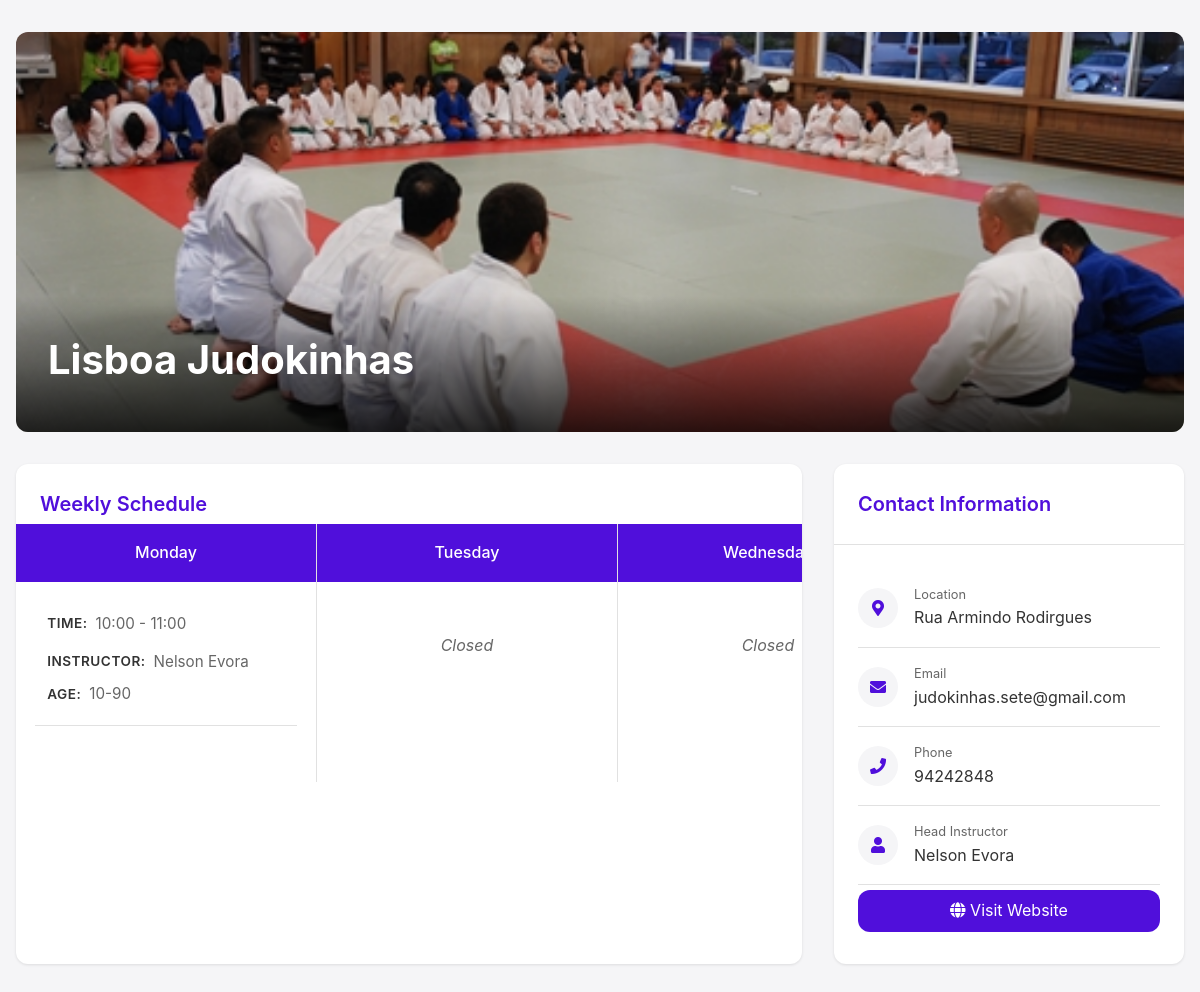
/dojo_details?dojo_id=2, run on the app's committed database.
### tables this page shows
CREATE TABLE dojos(
        id INTEGER PRIMARY KEY AUTOINCREMENT,
        name TEXT NOT NULL,
        address TEXT,
        city TEXT,
        website TEXT,
        phone TEXT,
        email TEXT,
        sensei_path TEXT,
        athletes_path TEXT,
        image_path TEXT,
        price_per_month TEXT,
        head_instructor TEXT,
        latitude REAL,
        longitude REAL,
        created_at DATETIME DEFAULT CURRENT_TIMESTAMP
    );

CREATE TABLE schedules (
            id INTEGER PRIMARY KEY AUTOINCREMENT,
            dojo_id INTEGER NOT NULL,
            day_of_week TEXT NOT NULL,
            start_time TIME NOT NULL,
            end_time TIME NOT NULL,
            instructor TEXT,
            competition_only BOOLEAN,
            age_range TEXT,
            FOREIGN KEY (dojo_id) REFERENCES dojos(id) ON DELETE CASCADE
        );

### app.py (the view)
@app.route('/dojo_details',methods=['GET'])
def dojo_details():
    dojo_id = request.args.get('dojo_id')
    dojo_details,schedules = get_dojo_details_with_schedules(dojo_id)
    print("Test:",dojo_details)
    return render_template('dojo_details.html',dojo_details=dojo_details,schedules=schedules)

### app.py (called while the page is built)
def get_dojo_details_with_schedules(dojo_id):
    conn = sqlite3.connect('./DB/dojo_listings.db')
    cursor = conn.cursor()
    cursor.execute('''
        SELECT d.name, d.address, d.website, d.email, d.sensei_path, d.image_path, d.phone, d.head_instructor,
               s.day_of_week, s.start_time, s.end_time, s.instructor, s.competition_only, s.age_range
        FROM dojos d
        LEFT JOIN schedules s ON d.id = s.dojo_id
        WHERE d.id = ?
    ''', (dojo_id,))
    results = cursor.fetchall()
    conn.close()
    if results:
        dojo_details = results[0][:8]  # First 9 fields are dojo details
        schedules = [result[8:] for result in results if result[8] is not None]  # Remaining fields are schedules
        return dojo_details, schedules
    else:
        return None, []

### templates/dojo_details.html (shortened to what this page needs)
<!DOCTYPE html>
<html lang="en">
<head>
    <link rel="stylesheet" href="https://cdnjs.cloudflare.com/ajax/libs/font-awesome/5.15.4/css/all.min.css">
</head>
<body>
    <div class="container">
        <div class="hero">
            <img class="hero-image" src="{{dojo_details[5]}}" alt="{{dojo_details[0]}}">
            <div class="hero-overlay">
                <h1 class="dojo-name">{{dojo_details[0]}}</h1>
            </div>
        </div>
        <div class="content">
            <div class="card">
                <div class="card-header">
                    <h2 class="card-title">Weekly Schedule</h2>
                </div>
                <div class="schedule-grid-container">
                    <div class="schedule-grid">
                        {% for day in ['Monday', 'Tuesday', 'Wednesday', 'Thursday', 'Friday', 'Saturday', 'Sunday'] %}
                        <div class="day-column">
                            <div class="day-header">{{day}}</div>
                            <div class="day-content">
                                {% set day_schedule = [] %}
                                {% if day_schedule %}
                                    {% for schedule in day_schedule %}
                                    <div class="class-item">
                                        <div class="class-info">
                                            <div class="class-time">
                                                <span class="label">Time:</span>
                                                <span class="value">{{schedule[1]}} - {{schedule[2]}}</span>
                                            </div>
                                            <div class="instructor-container">
                                                <span class="label">Instructor:</span>
                                                <span class="value">{{schedule[3]}}</span>
                                            </div>
                                            <div class="age-container">
                                                <span class="label">Age:</span>
                                                <span class="value">{{schedule[5]}}</span>
                                            </div>
                                        </div>
                                    </div>
                                    {% endfor %}
                                {% else %}
                                    <div class="closed">Closed</div>
                                {% endif %}
                            </div>
                        </div>
                        {% endfor %}
                    </div>
                </div>
            </div>
            <div class="card">
                <div class="card-header">
                    <h2 class="card-title">Contact Information</h2>
                </div>
                <div class="contact-list">
                    <div class="contact-item">
                        <div class="contact-icon">
                            <i class="fas fa-map-marker-alt"></i>
                        </div>
                        <div class="contact-text">
                            <div class="contact-label">Location</div>
                            <a href="https://www.google.com/maps/search/?api=1&query={{dojo_details[1]|urlencode}}"
                               target="_blank"
                               class="contact-link">
                                {{dojo_details[1]}}
                            </a>
                        </div>
                    </div>
                    <div class="contact-item">
                        <div class="contact-icon">
                            <i class="fas fa-envelope"></i>
                        </div>
                        <div class="contact-text">
                            <div class="contact-label">Email</div>
                            <a href="mailto:{{dojo_details[3]}}" class="contact-link">
                                {{dojo_details[3]}}
                            </a>
                        </div>
                    </div>
                    <div class="contact-item">
                        <div class="contact-icon">
                            <i class="fas fa-phone"></i>
                        </div>
                        <div class="contact-text">
                            <div class="contact-label">Phone</div>
                            {{dojo_details[6]}}
                        </div>
                    </div>
                    <div class="contact-item">
                        <div class="contact-icon">
                            {% if dojo_details[4] %}
                                <img src="{{ dojo_details[4] }}" alt="Head Instructor" style="width: 100%; height: 100%; border-radius: 50%; object-fit: cover;">
                            {% else %}
                                <i class="fas fa-user"></i>
                            {% endif %}
                        </div>
                        <div class="contact-text">
                            <div class="contact-label">Head Instructor</div>
                            {{dojo_details[7]}}
                        </div>
                    </div>
                    <a href="{{dojo_details[2]}}" class="website-btn">
                        <i class="fas fa-globe"></i> Visit Website
                    </a>
                </div>
            </div>
        </div>
    </div>
</body>
</html>

### templates/dojo_details.html (style rules this page uses)
:root { --primary-color: #500FDB; --primary-hover: #3e0cb3; --text-color: #333; --secondary-text: #666; --background: #f5f5f7; --card-bg: #ffffff; --border: #e1e1e1; --shadow: 0 1px 3px rgba(0,0,0,0.1); --radius: 12px; }
* { margin: 0; padding: 0; box-sizing: border-box; }
body { font-family: -apple-system, BlinkMacSystemFont, 'Segoe UI', Roboto, sans-serif; background: var(--background); color: var(--text-color); line-height: 1.6; }
.container { max-width: 1200px; margin: 0 auto; padding: 2rem 1rem; }
.hero { position: relative; height: 400px; border-radius: var(--radius); overflow: hidden; margin-bottom: 2rem; }
.hero-image { width: 100%; height: 100%; object-fit: cover; }
.hero-overlay { position: absolute; bottom: 0; left: 0; right: 0; background: linear-gradient(transparent, rgba(0,0,0,0.8)); padding: 2rem; color: white; }
.dojo-name { font-size: 2.5rem; font-weight: 700; margin-bottom: 0.5rem; }
.content { display: grid; grid-template-columns: 1fr 350px; gap: 2rem; }
.card { background: var(--card-bg); border-radius: var(--radius); box-shadow: var(--shadow); height: 500px; position: relative; overflow: hidden; }
.card-header { padding: 1.5rem; border-bottom: 1px solid var(--border); }
.card-title { font-size: 1.25rem; color: var(--primary-color); font-weight: 600; }
.schedule-grid-container { position: absolute; top: 60px; left: 0; right: 0; bottom: 0; overflow: auto; -webkit-overflow-scrolling: touch; }
.schedule-grid { display: grid; grid-template-columns: repeat(7, 300px); gap: 1px; background: var(--border); min-width: min-content; height: min-content; }
.day-column { background: var(--card-bg); min-width: 300px; }
.day-header { position: sticky; top: 0; z-index: 1; padding: 1rem; text-align: center; background: var(--primary-color); color: white; font-weight: 500; }
.day-content { padding: 1.2rem; min-height: 200px; }
.class-item { margin-bottom: 1rem; padding: 0.75rem; border-bottom: 1px solid var(--border); position: relative; }
.class-info { display: flex; flex-direction: column; gap: 0.5rem; }
.class-time, .class-instructor, .class-age { display: flex; gap: 0.5rem; line-height: 1.4; }
.class-time { display: flex; align-items: center; gap: 0.5rem; margin-bottom: 0.5rem; color: var(--text-color); }
.instructor-container, .age-container { display: flex; align-items: center; gap: 0.5rem; }
.age-container { margin-bottom: 0.4rem; }
.label { font-size: 0.85rem; color: var(--text-color); text-transform: uppercase; letter-spacing: 0.5px; font-weight: 600; }
.value { font-size: 0.95rem; color: var(--secondary-text); font-weight: 400; }
.closed { color: var(--secondary-text); font-style: italic; text-align: center; padding: 2rem 0; }
.contact-list { padding: 1.5rem; }
.contact-item { display: flex; align-items: center; gap: 1rem; padding: 1rem 0; border-bottom: 1px solid var(--border); }
.contact-icon { width: 40px; height: 40px; background: var(--background); border-radius: 50%; display: flex; align-items: center; justify-content: center; color: var(--primary-color); }
.contact-text { flex: 1; }
.contact-label { font-size: 0.8rem; color: var(--secondary-text); }
.website-btn { display: block; background: var(--primary-color); color: white; text-decoration: none; margin-top: 0.3rem; padding: 0.5rem; text-align: center; border-radius: var(--radius); transition: all 0.3s ease; }
.schedule-grid-container { scrollbar-width: thin; scrollbar-color: var(--primary-color) #F5F5F5; }
.class-time .label { color: var(--text-color); }
.class-time .value { color: var(--secondary-text); }
.contact-link { color: var(--text-color); text-decoration: none; transition: color 0.3s ease; }

### data on the page
dojos: image_path (picture), name "Lisboa Judokinhas", address "Rua Armindo Rodirgues", email "judokinhas.sete@gmail.com", phone "94242848", head_instructor "Nelson Evora"
schedules: start_time "10:00", end_time "11:00", instructor "Nelson Evora", age_range "10-90"

### other printed values
{{ day }} "Monday" "Tuesday"
